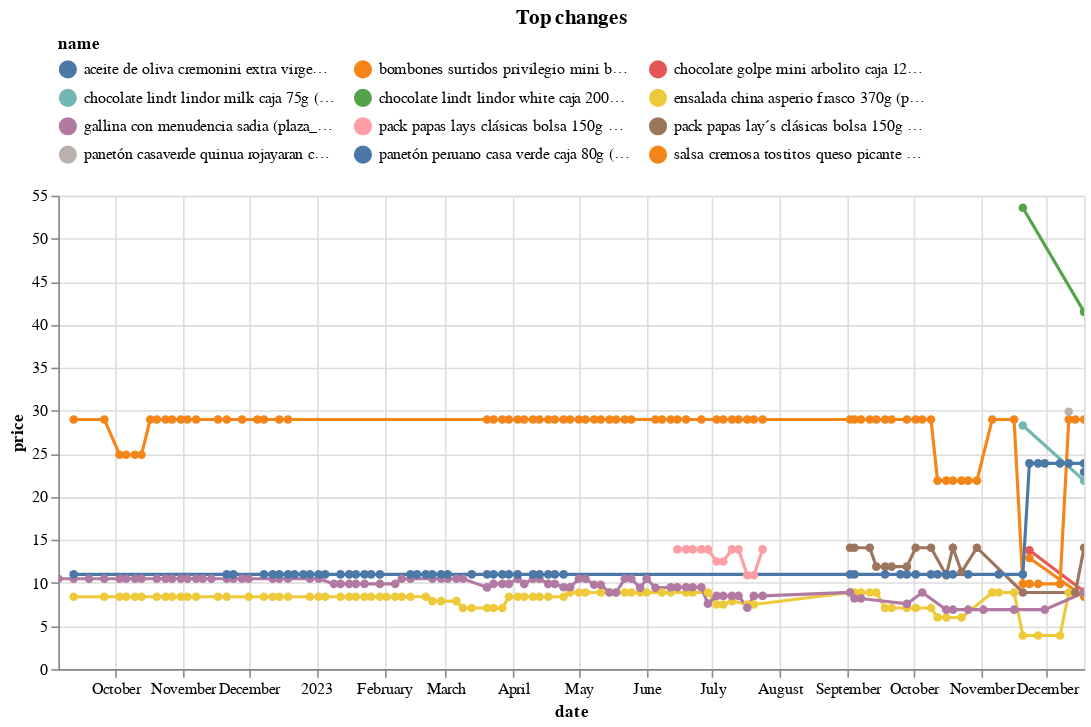

This figure's notebook cell:
### Code cell
top_changes.head(10).pipe(plot_changes, 'Top changes')

### Figure 1 — Vega-Lite specification as saved in the notebook (floating-point values rounded to 4 significant figures; data arrays with more than 128 entries replaced by an {"elided": "..."} marker saying what was removed)
{"config": {"view": {"continuousWidth": 300, "continuousHeight": 300}, "legend": {"columns": 3, "orient": "top"}}, "data": {"name": "data-e501aabb0b9ae0f37d062705c5251245"}, "mark": {"type": "line", "point": true}, "encoding": {"color": {"field": "name", "scale": {"domain": ["aceite de oliva cremonini extra virgen botella 250ml (plaza_vea)", "bombones surtidos privilegio mini bastón strawberry pote 40g (plaza_vea)", "chocolate golpe mini arbolito caja 120g (plaza_vea)", "chocolate lindt lindor milk caja 75g (plaza_vea)", "chocolate lindt lindor white caja 200g (plaza_vea)", "ensalada china asperio frasco 370g (plaza_vea)", "gallina con menudencia sadia (plaza_vea)", "pack papas lays clásicas bolsa 150g + tortillas fritas de maíz doritos queso atrevido bolsa 190g (plaza_vea)", "pack papas lay´s clásicas bolsa 150g + doritos queso atrevido 190g paquete 2un (plaza_vea)", "panetón casaverde quinua rojayaran caja 80g (plaza_vea)", "panetón peruano casa verde caja 80g (plaza_vea)", "salsa cremosa tostitos queso picante frasco 425.2g (plaza_vea)"]}, "type": "nominal"}, "tooltip": [{"field": "name", "type": "nominal"}, {"field": "price", "type": "quantitative"}, {"field": "last_price", "type": "quantitative"}], "x": {"field": "date", "type": "temporal"}, "y": {"field": "price", "type": "quantitative"}}, "params": [{"name": "param_1", "select": {"type": "point", "fields": ["name"]}, "bind": "legend"}, {"name": "param_2", "select": {"type": "interval", "encodings": ["x", "y"]}, "bind": "scales"}], "title": "Top changes", "transform": [{"filter": {"param": "param_1"}}], "width": 650, "$schema": "https://vega.github.io/schema/vega-lite/v5.16.3.json", "datasets": {"data-e501aabb0b9ae0f37d062705c5251245": {"elided": "347 records"}}}
